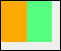
       <widget class="QFrame" name="frame_52">
        <property name="sizePolicy">
         <sizepolicy hsizetype="Expanding" vsizetype="Fixed">
          <horstretch>0</horstretch>
          <verstretch>0</verstretch>
         </sizepolicy>
        </property>
        <property name="minimumSize">
         <size>
          <width>48</width>
          <height>48</height>
         </size>
        </property>
        <property name="baseSize">
         <size>
          <width>48</width>
          <height>48</height>
         </size>
        </property>
        <property name="frameShape">
         <enum>QFrame::Box</enum>
        </property>
        <property name="frameShadow">
         <enum>QFrame::Plain</enum>
        </property>
        <widget class="QWidget" name="">
         <property name="geometry">
          <rect>
           <x>1</x>
           <y>1</y>
           <width>51</width>
           <height>41</height>
          </rect>
         </property>
         <layout class="QHBoxLayout" name="horizontalLayout_3">
          <property name="spacing">
           <number>0</number>
          </property>
          <property name="sizeConstraint">
           <enum>QLayout::SetNoConstraint</enum>
          </property>
          <item>
           <widget class="QFrame" name="frame_50">
            <property name="sizePolicy">
             <sizepolicy hsizetype="Expanding" vsizetype="Expanding">
              <horstretch>0</horstretch>
              <verstretch>0</verstretch>
             </sizepolicy>
            </property>
            <property name="baseSize">
             <size>
              <width>24</width>
              <height>24</height>
             </size>
            </property>
            <property name="palette">
             <palette>
              <active>
               <colorrole role="Base">
                <brush brushstyle="SolidPattern">
                 <color alpha="255">
                  <red>255</red>
                  <green>255</green>
                  <blue>255</blue>
                 </color>
                </brush>
               </colorrole>
               <colorrole role="Window">
                <brush brushstyle="SolidPattern">
                 <color alpha="255">
                  <red>255</red>
                  <green>170</green>
                  <blue>0</blue>
                 </color>
                </brush>
               </colorrole>
              </active>
              <inactive>
               <colorrole role="Base">
                <brush brushstyle="SolidPattern">
                 <color alpha="255">
                  <red>255</red>
                  <green>255</green>
                  <blue>255</blue>
                 </color>
                </brush>
               </colorrole>
               <colorrole role="Window">
                <brush brushstyle="SolidPattern">
                 <color alpha="255">
                  <red>255</red>
                  <green>170</green>
                  <blue>0</blue>
                 </color>
                </brush>
               </colorrole>
              </inactive>
              <disabled>
               <colorrole role="Base">
                <brush brushstyle="SolidPattern">
                 <color alpha="255">
                  <red>255</red>
                  <green>170</green>
                  <blue>0</blue>
                 </color>
                </brush>
               </colorrole>
               <colorrole role="Window">
                <brush brushstyle="SolidPattern">
                 <color alpha="255">
                  <red>255</red>
                  <green>170</green>
                  <blue>0</blue>
                 </color>
                </brush>
               </colorrole>
              </disabled>
             </palette>
            </property>
            <property name="autoFillBackground">
             <bool>true</bool>
            </property>
            <property name="frameShape">
             <enum>QFrame::NoFrame</enum>
            </property>
            <property name="frameShadow">
             <enum>QFrame::Raised</enum>
            </property>
           </widget>
          </item>
          <item>
           <widget class="QFrame" name="frame_51">
            <property name="sizePolicy">
             <sizepolicy hsizetype="Expanding" vsizetype="Expanding">
              <horstretch>0</horstretch>
              <verstretch>0</verstretch>
             </sizepolicy>
            </property>
            <property name="baseSize">
             <size>
              <width>24</width>
              <height>24</height>
             </size>
            </property>
            <property name="palette">
             <palette>
              <active>
               <colorrole role="Base">
                <brush brushstyle="SolidPattern">
                 <color alpha="255">
                  <red>255</red>
                  <green>255</green>
                  <blue>255</blue>
                 </color>
                </brush>
               </colorrole>
               <colorrole role="Window">
                <brush brushstyle="SolidPattern">
                 <color alpha="255">
                  <red>85</red>
                  <green>255</green>
                  <blue>127</blue>
                 </color>
                </brush>
               </colorrole>
              </active>
              <inactive>
               <colorrole role="Base">
                <brush brushstyle="SolidPattern">
                 <color alpha="255">
                  <red>255</red>
                  <green>255</green>
                  <blue>255</blue>
                 </color>
                </brush>
               </colorrole>
               <colorrole role="Window">
                <brush brushstyle="SolidPattern">
                 <color alpha="255">
                  <red>85</red>
                  <green>255</green>
                  <blue>127</blue>
                 </color>
                </brush>
               </colorrole>
              </inactive>
              <disabled>
               <colorrole role="Base">
                <brush brushstyle="SolidPattern">
                 <color alpha="255">
                  <red>85</red>
                  <green>255</green>
                  <blue>127</blue>
                 </color>
                </brush>
               </colorrole>
               <colorrole role="Window">
                <brush brushstyle="SolidPattern">
                 <color alpha="255">
                  <red>85</red>
                  <green>255</green>
                  <blue>127</blue>
                 </color>
                </brush>
               </colorrole>
              </disabled>
             </palette>
            </property>
            <property name="autoFillBackground">
             <bool>true</bool>
            </property>
            <property name="frameShape">
             <enum>QFrame::NoFrame</enum>
            </property>
            <property name="frameShadow">
             <enum>QFrame::Plain</enum>
            </property>
           </widget>
          </item>
         </layout>
        </widget>
       </widget>
